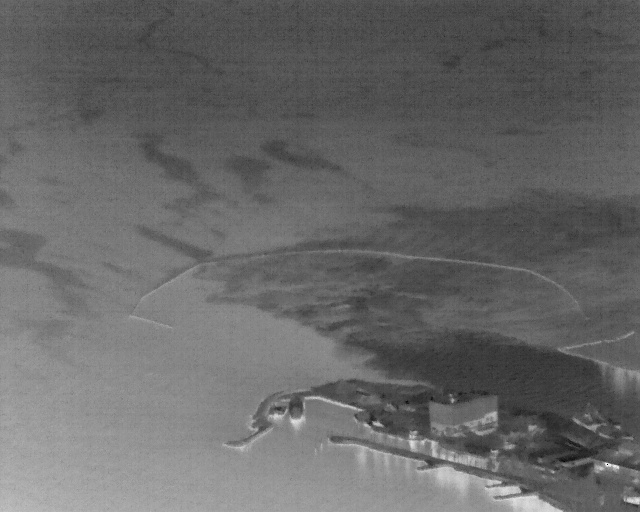
#> input picture thermal_1579648028_0_0.png, 640 x 512 px
$ jupyter execute --allow-errors pca.ipynb
#> lines starting #> are read from the running program, lines starting #| are printed output that depends on the picture; after the words box and inside, x2 and y2 are one past the last pixel; in counts of white or black regions, pixels touching at a corner belong together
[cell 1]
import numpy as np
import pandas as pd
import matplotlib.pyplot as plt
from sklearn.decomposition import PCA
from sklearn.cluster import KMeans, DBSCAN
import cv2
from scipy.stats import stats
import matplotlib.image as mpimg
import math
import os

# PCA on two not yet cleaned images

[cell 2]
# read images
img_grey_1 = cv2.imread('thermal_1579648028_0_0.png', cv2.IMREAD_GRAYSCALE)
#> img_grey_1 is the input picture: shape (512, 640); min 0, max 253, mean 103.4
img_grey_2 = cv2.imread('thermal_1597528867_0_0.png', cv2.IMREAD_GRAYSCALE)
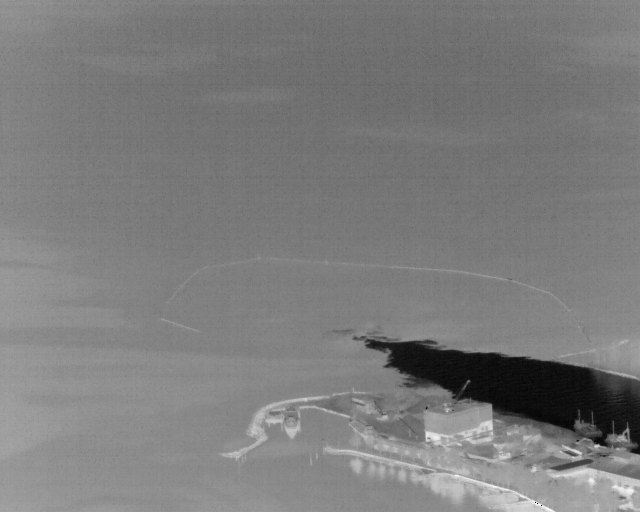
#> input picture thermal_1597528867_0_0.png, 640 x 512 px
#> img_grey_2 is the input picture: shape (512, 640); min 0, max 254, mean 124.2

# scaling between 0 and 1
img_df_1 = img_grey_1/255
img_df_2 = img_grey_2/255

[cell 3]
# fit and transform data in pca

pca_1 = PCA(n_components=30)
pca_1.fit(img_df_1)
trans_pca_1 = pca_1.transform(img_df_1)
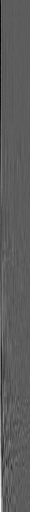
#> trans_pca_1: shape (512, 30) float64; min -2.9, max 5.04, mean -3.81e-16; drawn with min black and max white
img_reduced_1 = pca_1.inverse_transform(trans_pca_1)

pca_2 = PCA(n_components=30)
pca_2.fit(img_df_2)
trans_pca_2 = pca_2.transform(img_df_2)
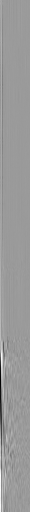
#> trans_pca_2: shape (512, 30) float64; min -5.28, max 3.43, mean 3.56e-16; drawn with min black and max white
img_reduced_2 = pca_2.inverse_transform(trans_pca_2)

[cell 4]
# new dimensions
[trans_pca_1.shape, trans_pca_2.shape]
#> Out = [(512, 30), (512, 30)]

[cell 5]
# explained variance ratio (want it close to 1)
print(f"Image 1 : {sum(pca_1.explained_variance_ratio_)}")
print(f"Image 2 : {sum(pca_2.explained_variance_ratio_)}")

[cell 6]
# plotting originals and reduced (inverse transform of the transformed image)

fig, axs = plt.subplots(2,2, sharex=True, sharey=True, figsize = (12,12))
axs[0,0].imshow(img_grey_1)
axs[0,1].imshow(img_reduced_1)

axs[1,0].imshow(img_grey_2)
axs[1,1].imshow(img_reduced_2)

axs[0,0].set_title('Image 1 Original')
axs[0,1].set_title('Image 1 Reduced')
axs[1,0].set_title('Image 2 Original')
axs[1,1].set_title('Image 2 Reduced')

plt.show()
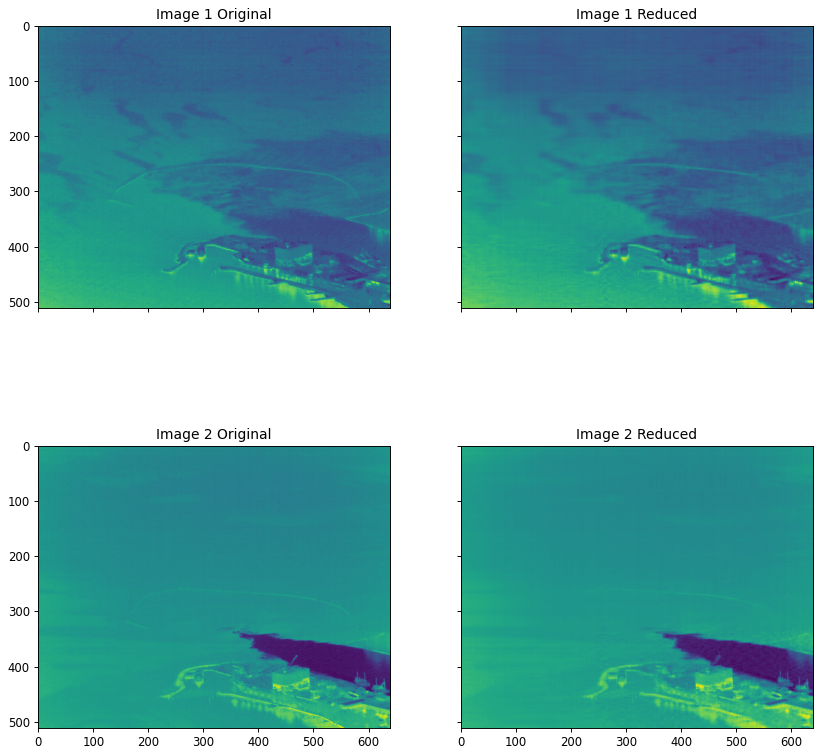
#> figure drawn by matplotlib, 4 panels

# PCA on 36 cropped, black and white images

[cell 7]
# We import the data
data = []
folderSave = 'Image Classification/Save'
for filename in os.listdir(folderSave):
        img = cv2.imread(os.path.join(folderSave,filename), cv2.IMREAD_GRAYSCALE)
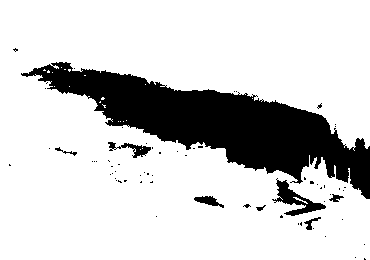
#> input picture Image Classification/Save/thermal_1579043408_0_0.png, 370 x 260 px
#> img: shape (260, 370); 81.1% white; 67 black regions (59 under 20 px), largest, box (x1, y1, x2, y2) and area: (21, 62, 370, 199) 16711, (272, 178, 326, 216) 663, (108, 142, 151, 158) 250
        data.append(img/255)
data = np.array(data)
data.shape
#> Out = (3, 260, 370)

[cell 8]
# loop through each image and transform it using PCA, store the transformed data and reduced images
transformed_data = []
reduced_imgs = []

pca = PCA(n_components=30)

for img in range(data.shape[0]):
    pca.fit(data[img])
    trans_pca = pca.transform(data[img])
    img_reduced = pca.inverse_transform(trans_pca)
    transformed_data.append(trans_pca)
    reduced_imgs.append(img_reduced)
    print(f"Image {img+1} : {sum(pca.explained_variance_ratio_)}")
#> this loop made 3 passes
#> pass 1, `trans_pca = pca.transform(data[img])`:
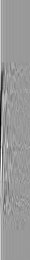
#> trans_pca: shape (260, 30) float64; min -10.81, max 7.14, mean -1.75e-16; drawn with min black and max white
#> pass 1, `img_reduced = pca.inverse_transform(trans_pca)`:
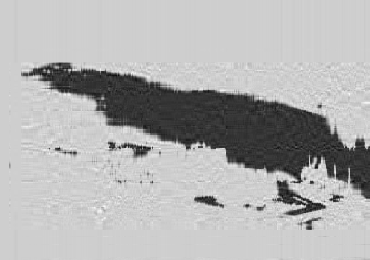
#> img_reduced: shape (260, 370) float64; min -0.344, max 1.32, mean 0.811; drawn with min black and max white
#> pass 2, `trans_pca = pca.transform(data[img])`:
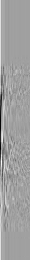
#> trans_pca: shape (260, 30) float64; min -10.5, max 6.18, mean -3.64e-17; drawn with min black and max white
#> pass 2, `img_reduced = pca.inverse_transform(trans_pca)`:
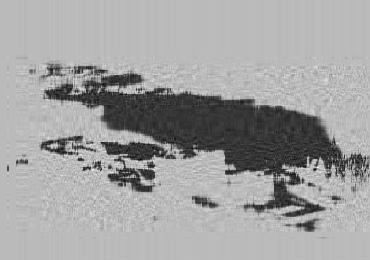
#> img_reduced: shape (260, 370) float64; min -0.411, max 1.52, mean 0.807; drawn with min black and max white
#> after the loop:
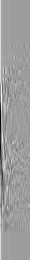
#> trans_pca: shape (260, 30) float64; min -10.4, max 6.48, mean -1.24e-16; drawn with min black and max white
#> after the loop, reduced_imgs = 3 items; transformed_data = 3 items

reduced_imgs = np.array(reduced_imgs)
transformed_data = np.array(transformed_data)

[cell 9]
# doing PCA on full dataset instead of one image at a time
# need to use a lot more data for this to be good I think

temp_data = data.reshape(data.shape[0], data.shape[1]*data.shape[2])
num_comp = temp_data.shape[1]
#> num_comp = 96200

pca_784 = PCA(n_components=36)
#> (the rest of this cell did not finish here and is left out)

# Clustering using k-means

[cell 10]
# creating a dataset that will be used for clustering

cluster_data = transformed_data.reshape((transformed_data.shape[0], transformed_data.shape[1]*transformed_data.shape[2]))
np.random.seed(1)

n=4
kmeans = KMeans(n_clusters=n,init='random')
#> (the rest of this cell did not finish here and is left out)

#> (a cell that did not finish here is left out)

[cell 12]
# holds the cluster id and the images { id: [images] }
groups = {}
#> (the rest of this cell did not finish here and is left out)

#> (a cell that did not finish here is left out)

[cell 14]
cluster_data.shape
#> Out = (3, 7800)

# Clustering using DBSCAN

[cell 15]
# Create a list of eps
eps_list = np.linspace(0.05, 0.15, 14)

results = []
for i in range(0, len(eps_list)):
    eps = eps_list[i]
    labels = DBSCAN(eps=eps).fit_predict(cluster_data)
    results.append(labels)
#> after the loop, results = [[-1, -1, -1], [-1, -1, -1], [-1, -1, -1], [-1, -1, -1], [-1, -1, -1], [-1, -1, -1], [-1, -1, -1], [-1, -1, -1], [-1, -1, -1], [-1, -1, -1], [-1, -1, -1], [-1, -1, -1], [-1, -1, -1], [-1, -1, -1]]

[cell 16]
results
#> Out has the same summary as results
